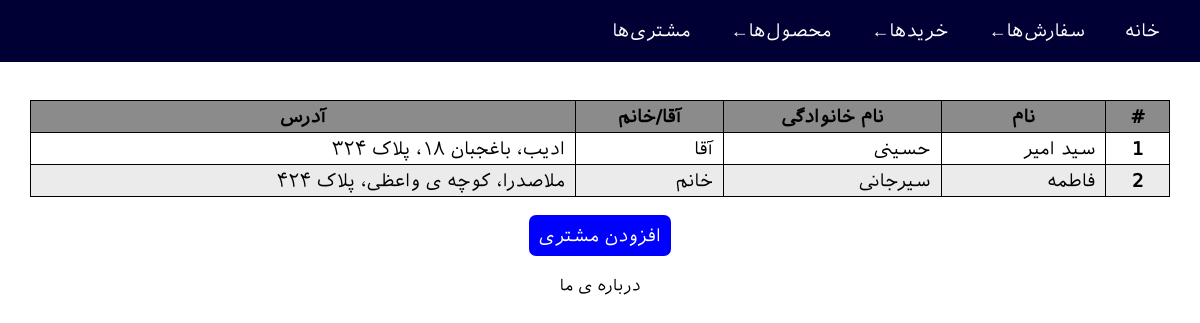
The app's page /restaurant/customer_list, older data.
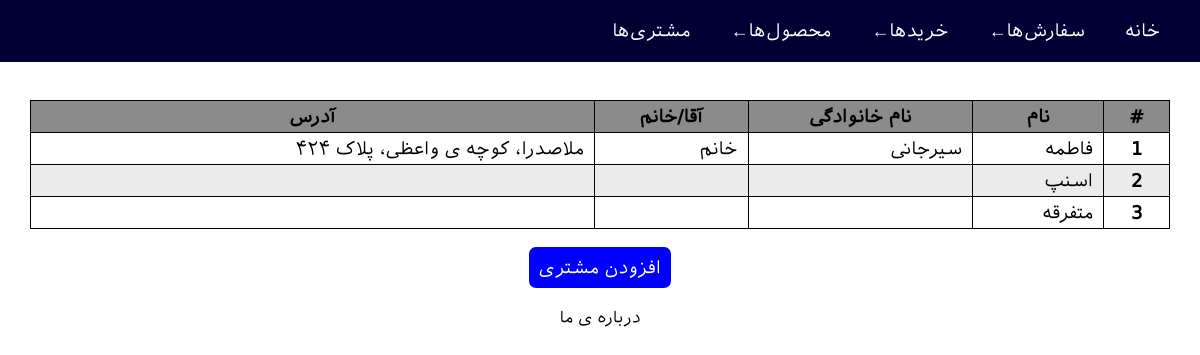
The same page, newer data.
### restaurant/models.py (models this page shows, shortened)
class Customer(models.Model):
    first_name = models.CharField(max_length=30)
    last_name = models.CharField(max_length=30, null=True)
    address = models.CharField(default="", max_length=500, null=True)
    is_male = models.BooleanField(default=True, null=True)

### restaurant/views.py (the view, shortened to what this page needs)
# urls.py: path("customer_list", views.customer_list, name="customer_list"),
def customer_list(request):
    error_message = ""
    customers = Customer.objects.all()
    context = {"customers": customers, "error_message": error_message}
    return render(request, "restaurant/customerlist.html", context)

### restaurant/templates/restaurant/customerlist.html (shortened to what this page needs)
{% extends "restaurant/base.html" %}
{% load static %}
{% block head %}
<link rel="stylesheet" href="{% static 'restaurant/customerlist.css' %}">
{% endblock %}
{% block content %}
<table id="customers-table">
    <thead>
        <tr>
            <th>#</th>
            <th>نام</th>
            <th>نام خانوادگی</th>
            <th>آقا/خانم</th>
            <th>آدرس</th>
        </tr>
    </thead>
    <tbody>
        {% for customer in customers %}
        <tr onclick="clickOnCustomerTr(this.id)" id="customer-{{customer.id}}">
            <th>{{forloop.counter}}</th>
            <td>{{customer.first_name}}</td>
            <td>{{customer.last_name}}</td>
            <td>
                {% if customer.is_male is True %}
                آقا
                {% elif customer.is_male is False %}
                خانم
                {% endif %}
            </td>
            <td>
                {{customer.address}}
            </td>
        </tr>
        {% endfor %}
    </tbody>
</table>
<div id="add-customer-wrapper">
    <button id="add-customer" class="btn" onclick="clickOnAddCustomer()">افزودن مشتری</button>
</div>
{% endblock %}

### restaurant/templates/restaurant/base.html (shortened to what this page needs)
{% load static %}
<!DOCTYPE html>
<html lang="en" dir="rtl">
<head>
    <link rel="stylesheet" href="{% static 'restaurant/base.css' %}">
    {% block head %}
    {% endblock head %}
</head>
<body>
    <header>
        <nav class="navbar">
            <ul class="nav-links">
                <div class="navmenu">
                    <li><a href="{% url 'restaurant:index' %}">خانه</a></li>
                    <li class="dropdown">
                        <p>سفارش‌ها</p>
                    </li>
                    <li class="dropdown">
                        <p>خریدها</p>
                    </li>
                    <li class="dropdown">
                        <p>محصول‌ها</p>
                    </li>
                    <li>
                        <a href="{% url 'restaurant:customer_list' %}">مشتری‌ها</a>
                    </li>
                </div>
            </ul>
        </nav>
    </header>
    <main>
        {% block content %}{% endblock content %}
    </main>
    <footer>
        درباره ی ما
    </footer>
</body>
</html>

### restaurant/static/restaurant/base.css (style rules this page uses)
* { margin: 0; padding: 0; box-sizing: border-box; font-family: "IranSans"; }
ul { list-style-type: none; margin: 0; padding: 0; }
a { text-decoration: none; color: inherit; }
.navbar { position: sticky; display: flex; background-color: rgb(0, 0, 53); align-items: center; justify-content: space-between; width: 100%; padding: 10px 20px; color: white; position: sticky; }
.nav-links { list-style-type: none; }
.navmenu { display: flex; font-size: 18px; }
.navmenu a { color: white; display: block; padding: 10px 20px; }
.dropdown { position: relative; color: white; }
.dropdown p { padding: 10px 20px; user-select: none; }
.dropdown p::after { content: "←"; }
main { font-size: 18px; min-height: 100%; padding: 20px 30px; }
footer { text-align: center; }

### restaurant/static/restaurant/customerlist.css (style rules this page uses)
#add-customer-wrapper { text-align: center; margin-top: 1em; }
.btn { font-size: 18px; color: white; background-color: blue; border: none; padding: 10px; border-radius: 7px; cursor: pointer; transition: all 0.3s ease-in; }
#customers-table { margin-top: 1em; border-collapse: collapse; border: 1px solid black; width: 100%; }
#customers-table th { border: 1px solid black; padding: 5px 10px; }
#customers-table thead { background-color: rgb(139, 139, 139); }
#customers-table td { padding: 5px 10px; border: 1px solid black; }
#customers-table tr { border: 1px solid black; }
#customers-table tr:nth-child(even) { background-color: rgb(235, 235, 235); }
#customers-table tbody tr { cursor: pointer; }

Row changes from the older to the newer data that the page shows:
removed Customer: first_name "سید امیر", last_name "حسینی", is_male "آقا", address "ادیب، باغجبان ۱۸، پلاک ۳۲۴"
added Customer: first_name "اسنپ"
added Customer: first_name "متفرقه"
